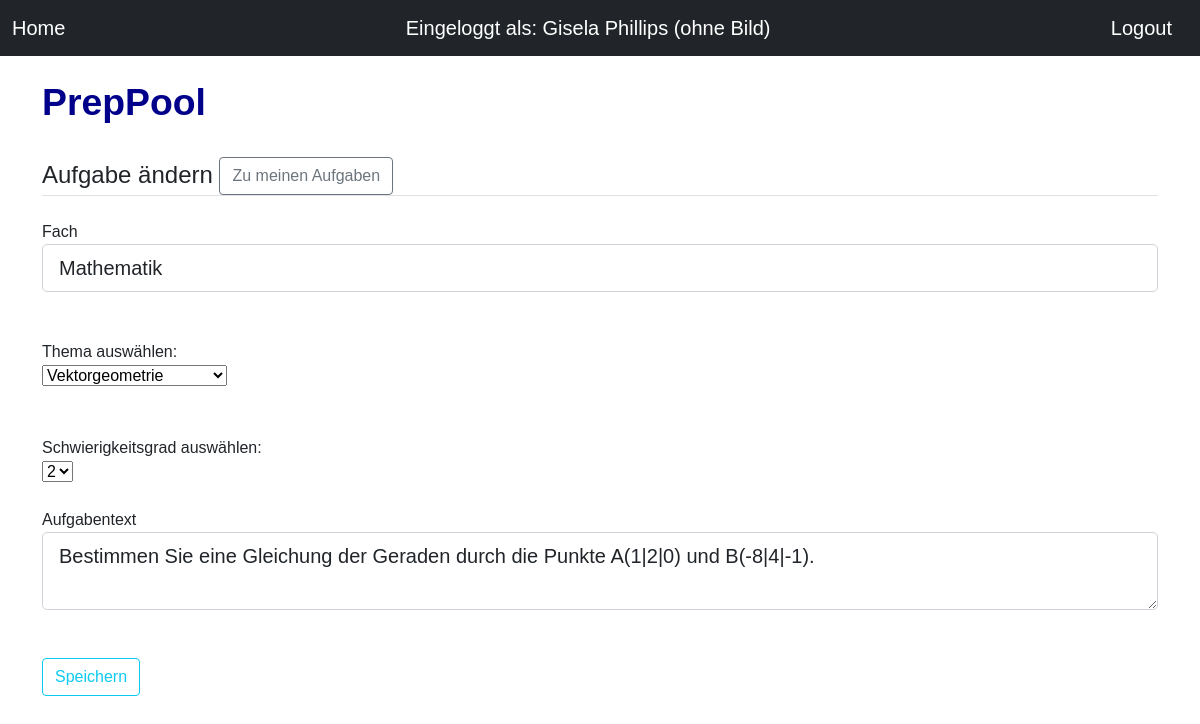
Page /posts/entries/edit/1 (signed in) on the committed database.
### app/users/models.py (models this page shows, shortened)
class User(db.Model, UserMixin):
    id = db.Column(db.Integer, primary_key=True)
    username=db.Column(db.String(20), unique=True, nullable=False)
    email=db.Column(db.String(120), unique=True, nullable=False)
    image_file=db.Column(db.String(20), nullable=False, default='default.jpg')
    password=db.Column(db.String(60), nullable=False)
    posts=db.relationship('Post', backref='autor', lazy=True)
    topics=db.relationship('Topic', backref='autor', lazy=True)
    sheets=db.relationship('Sheet', backref='autor', lazy=True)

### app/posts/models.py (models this page shows, shortened)
class Post(db.Model):
    id = db.Column(db.Integer, primary_key=True)
    subject= db.Column(db.String(100), nullable=False, default='N/A')
    topic =db.Column(db.String(200), nullable=False, default='N/A')
    text =db.Column(db.Text,nullable=True, default='N/A')
    level=db.Column(db.Integer, nullable=True, default='N/A')
    date_posted=db.Column(db.DateTime, nullable=True, default=datetime.utcnow)
    user_id=db.Column(db.Integer, db.ForeignKey('user.id'), nullable=False)

### app/topics/models.py (models this page shows, shortened)
class Topic(db.Model):
    id =db.Column(db.Integer, primary_key=True)
    content = db.Column(db.String(200), nullable = False)
    date_created = db.Column(db.DateTime, default=datetime.utcnow)
    user_id = db.Column(db.Integer, db.ForeignKey('user.id'), nullable=False)

### app/posts/views.py (the view, shortened to what this page needs)
@postmod.route('/entries/edit/<int:id>', methods=['GET', 'POST'])
@login_required
def edit(id):
    post= Post.query.get_or_404(id)
    form =PostForm(subject=post.subject, topic=post.topic, level=post.level, text=post.text)
    topiclist = Topic.query.filter_by(user_id=current_user.id).all()
    return render_template('posts/new_post.html', title= 'Aufgabe ändern', form=form, topiclist=topiclist, legend='Aufgabe ändern')

### app/posts/forms.py
class PostForm(FlaskForm):
    subject=StringField('Fach', validators=[DataRequired()])
    topic=StringField('Thema', validators=[DataRequired()])
    level=IntegerField('Level', validators=[DataRequired()])
    text=TextAreaField('Aufgabentext', validators=[DataRequired()])
    submit=SubmitField('Speichern')

### app/users/models.py (called while the page is built)
@login_manager.user_loader
def load_user(user_id):
    return User.query.get(int(user_id))

### app/templates/posts/new_post.html (shortened to what this page needs)
{% extends 'base.html' %}
{%block head  %}
<link rel="stylesheet" type="text/css" href="{{ url_for('static', filename='css/style.css') }}">
{% endblock%}
{%block body %}
<br>
<h1>PrepPool</h1>
<div class="content-section">
    <form method ="POST" action="">
        <br>
        <fieldset class="form-group">
            <legend class="border-bottom mb-4"> {{legend}}  <a class="btn btn-outline-secondary" href="/posts/entries/" role="button">Zu meinen Aufgaben</a> </legend>
            <br>
         <div class="form-group">
            {{ form.subject.label(class="form-control-label") }}
            {%if form.subject.errors%}
             {{ form.subject(class="form-control form-control-lg is-invalid") }}
          <div class="invalid-feedback">
            {%for error in form.subject.errors%}
              <span> {{error}}</span>
              {%endfor%}
              </div>
            {%else%}
            {{form.subject (class="form-control form-control-lg")}}
            {%endif%}
          </div>
          <br>
          <br>
          Thema auswählen:<br>
          <SELECT name='topic' id='topic'>
            {% for topic in topiclist %}
            <OPTION value ="{{topic.content}}" {% if topic.content==form.topic._value() %} selected {% endif %}> {{topic.content}}</OPTION>
            {% endfor %}
          </SELECT>
          <br>
          <br>
          <br>
          Schwierigkeitsgrad auswählen:<br>
          <SELECT name='level' id='level'>
            <OPTION value =2 {% if form.level._value()=='2' %} selected {% endif %}> 2</OPTION>
          </SELECT>
          <br>
          <br>
          <div class="form-group">
            {{ form.text.label(class="form-control-label") }}
            {%if form.text.errors%}
             {{ form.text(class="form-control form-control-lg is-invalid") }}
          <div class="invalid-feedback">
            {%for error in form.text.errors%}
              <span> {{error}}</span>
              {%endfor%}
              </div>
            {%else%}
            {{form.text (class="form-control form-control-lg")}}
            {%endif%}
          </div>
          <br>
        </fieldset>
        <br>
        <div class="form-group">
        {{form.submit(class="btn btn-outline-info") }}
        </div>
        <br>
    </form>
    <br>
    <br>
</div>
{% endblock body%}

### app/templates/base.html (shortened to what this page needs)
<!DOCTYPE html>
<html>
<head>
    <link rel='stylesheet' type='text/css' media='screen' href='style.css'>
    <link href="https://cdn.jsdelivr.net/npm/bootstrap@5.0.0-beta1/dist/css/bootstrap.min.css" rel="stylesheet"
>
    <link rel="stylesheet" href="static/css/style.css">
    {%block head %} {% endblock%}
</head>
<body>
    <nav class="navbar navbar-dark bg-dark" aria-label="First navbar example">
        <div class="container-fluid">
            {% if current_user.is_authenticated %}
            <a class="navbar-brand" href="{{ url_for('home2') }}">Home </a>
            <a class="navbar-brand" href="{{ url_for('users.users') }}">Eingeloggt als: {{current_user.username}}</a>
            <a class="navbar-brand" href="/users/logout">Logout</a>
            {%else%}
            <a class="navbar-brand" href="{{ url_for('home') }}">Home</a>
            <a class="navbar-brand" href="/users/register">Registrieren Sie sich</a>
            <a class="navbar-brand" href="/users/login" tabindex="-1" aria-disabled="true">Log In</a>
            {%endif%}
        </div>
    </nav>
  <div class="container">
  {% block body %}
  {% endblock %}
</body>
</html>

### app/static/css/style.css (style rules this page uses)
body { font-family: Arial, Helvetica, sans-serif; }
h1 { color: darkblue; font-size: 28pt; font-weight:bold; }

### rows in the picture
User: username "Gisela Phillips (ohne Bild)"
Post: subject "Mathematik", topic "Vektorgeometrie", text "Bestimmen Sie eine Gleichung der Geraden durch die Punkte A(1|2|0) und B(-8|4|-1)."

### other values in the picture
{{ legend }} "Aufgabe ändern"
